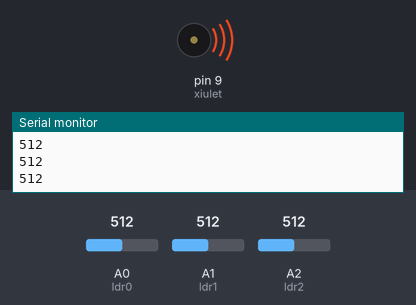
Simulated run of this sketch. Board: Arduino Uno, built with avr-gcc and run on an emulated ATmega328P. On the bench: buzzer (waves = sounding), the last lines printed to the serial monitor. The inputs (shaded band) are chosen by the test bench; at power-on: A2 (ldr2) = 512, A0 (ldr0) = 512, A1 (ldr1) = 512.

Above: at 1.29 s.
1.3 s: A2 (ldr2) set to 716
At 1.79 s:
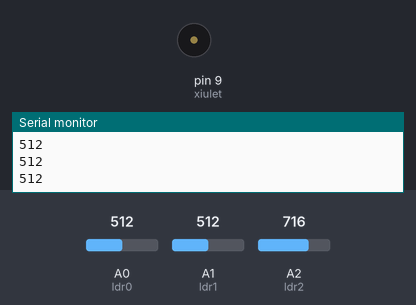
4.3 s: A2 (ldr2) set to 511
At 4.51 s:
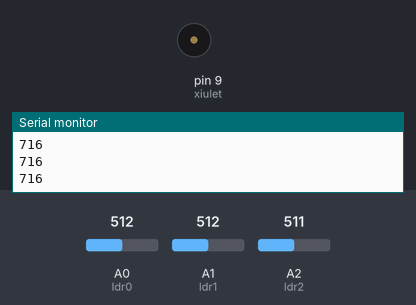
Timing chart, 0 to 13.3 s (numbered marks = the images above; inputs shaded):
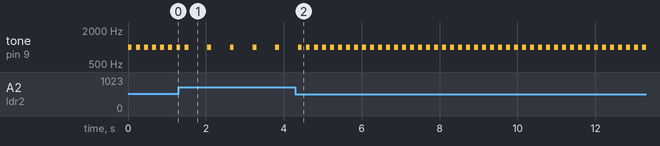

Measured:
- after the input at 4.3 s, tone on pin 9 (xiulet): alternates 1000 Hz for 0.10 s and silent for 0.11 s, starting after 0.27 s
- by itself, tone on pin 9 (xiulet): repeats every 0.58 s: 1000 Hz 0.10 s, silent 0.48 s

The sketch:

Avisador_acustic.ino
```cpp
/******************************************************************************
**                                                                           **
**                          REPTE 5 AVISADOR ACUSTIC                         **
**                                                                           **
**                                                                           **
**  Valentí Espejo Rodriguez                                    15/05/2017   **
*******************************************************************************/

//******************************* INCLUDES ****************************************

//******************************* VARIABLES ***************************************
const int xiulet = 9;        // donar nom al pin 9 de l’Arduino
const int ldr0 = A0;         // donar nom al pin A0 de l’Arduino
const int ldr1 = A1;         // donar nom al pin A1 de l’Arduino
const int ldr2 = A2;         // donar nom al pin A2 de l’Arduino

int valLdr0;                 // guardar valor del ldr
int valLdr1;
int valLdr2;
int freq;                    // freqüència del xiulet
//******************************** SETUP ******************************************
void setup()
{
  pinMode(xiulet, OUTPUT);     // definir el pin 9 com una sortida
  Serial.begin(9600);
}
//********************************* LOOP ******************************************
void loop()
{
  valLdr0 = analogRead(ldr0);   // llegir valor ldr
  valLdr1 = analogRead(ldr1);
  valLdr2 = analogRead(ldr2);

  freq = min(valLdr0, valLdr1);  // veure quin ldr té objecte més aprop
  //freq = min(valLdr2, freq);
  freq = map(freq, 0, 1023, 2000, 0);   // mapejar valor de 0-1023 a 2000-10

  tone(xiulet, freq, 100);   // xiulet de durada 300ms
  delay(map(valLdr2,400,780,1,700));            // esperar xiulet + silenci
  Serial.println(valLdr2);
}

//******************************* FUNCIONS ****************************************
```
